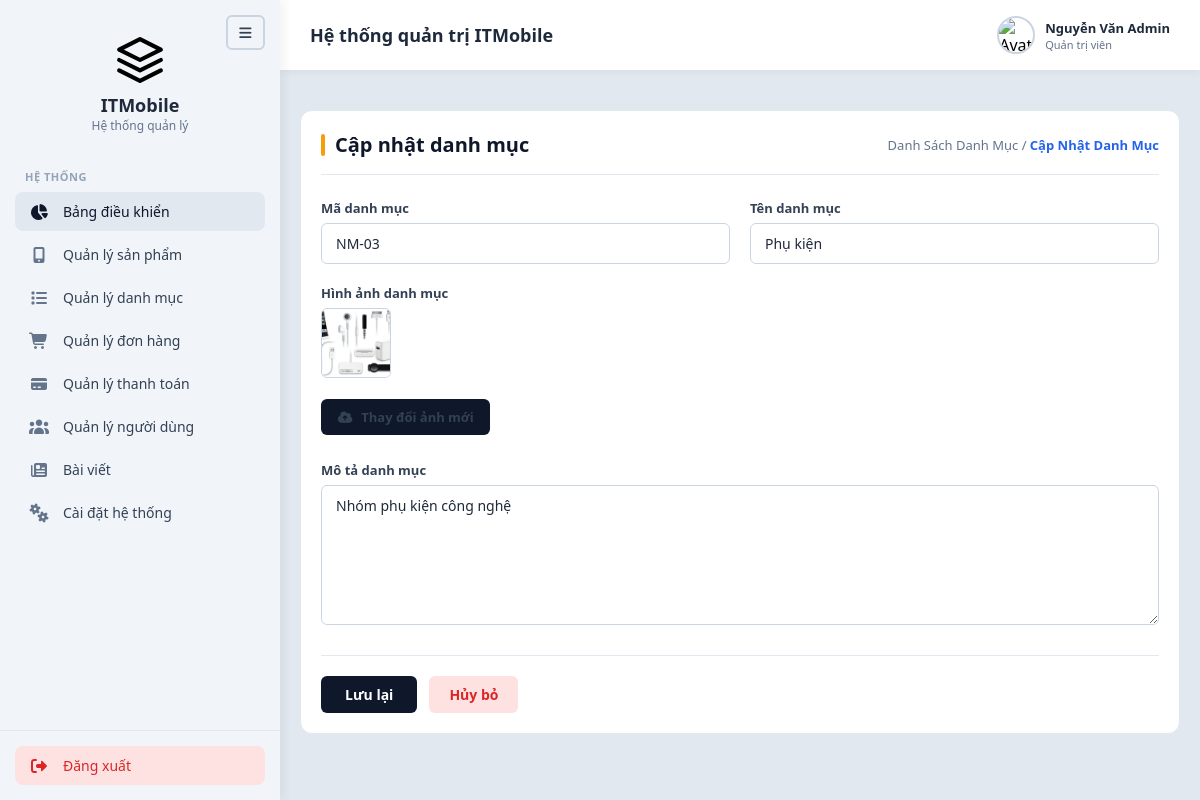
The app's page /Web_site/admin/capnhatdm.php?id=3 (signed in) with its own data.
### tables this page shows
CREATE TABLE categories (
    id             INT AUTO_INCREMENT PRIMARY KEY,
    category_code  VARCHAR(20)  NOT NULL UNIQUE,          
    parent_id      INT DEFAULT NULL,
    name           VARCHAR(100) NOT NULL,
    slug           VARCHAR(100) NOT NULL UNIQUE,
    icon           VARCHAR(50),                           
    image          VARCHAR(255),                          
    description    TEXT,                                  
    sort_order     INT DEFAULT 0,
    status         TINYINT(1) DEFAULT 1,
    FOREIGN KEY (parent_id) REFERENCES categories(id) ON DELETE SET NULL
);

### Web_site/admin/xyly/xuly.php (called while the page is built, shortened)
<?php
class xuly extends csdltmdt
{
    public function xuatdulieu($sql)
    {
        $arr = array();
        $link = $this->connect();
        if ($link) {
            $result = $link->query($sql);
            if ($result && $result->num_rows > 0) {
                while ($row = $result->fetch_assoc()) {
                    $arr[] = $row;
                }
            }
        }
        return $arr;
    }
}

### Web_site/admin/capnhatdm.php (the view, shortened to what this page needs)
<?php
include("xyly/xuly.php");
$p = new xuly();
if (isset($_REQUEST['id'])) {
    $layid = intval($_REQUEST['id']);
    $danhmuc_info = $p->xuatdulieu("SELECT * FROM categories WHERE id='$layid' LIMIT 1");
    if (!empty($danhmuc_info)) {
        $lay_code = $danhmuc_info[0]['category_code'];
        $lay_name = $danhmuc_info[0]['name'];
        $lay_desc = $danhmuc_info[0]['description'];
        $lay_img  = $danhmuc_info[0]['image'];
    } else {
        $layid = 0;
        $lay_code = '';
        $lay_name = '';
        $lay_desc = '';
        $lay_img = '';
    }
} else {
    $layid = 0;
    $lay_code = '';
    $lay_name = '';
    $lay_desc = '';
    $lay_img = '';
}
include("includes/header.php");
include("includes/sidebar.php");
include("includes/navbar.php");
?>
<main class="main-content" style="margin-top: 20px;">
    <div class="form-scroll-container" style="background-color: white; padding: 20px; border-radius: 12px;">
        <div class="product-header-wrap">
            <div class="product-title-area">
                <h1>Cập nhật danh mục</h1>
            </div>
            <div class="product-breadcrumb">
                <a href="<?php echo BASE_URL; ?>/danhsachdanhmuc.php">Danh Sách Danh Mục</a> / <span>Cập Nhật Danh Mục</span>
            </div>
        </div>
        <form id="updateCategoryForm" action="" method="POST" enctype="multipart/form-data">
            <div class="product-form-grid">
                <div class="product-field-group">
                    <label>Mã danh mục</label>
                    <input type="text" name="category_code" class="product-input" value="<?php echo htmlspecialchars($lay_code); ?>" readonly style="background-color: #f1f5f9; cursor: not-allowed;">
                </div>
                <div class="product-field-group">
                    <label>Tên danh mục</label>
                    <input type="text" name="category_name" class="product-input" value="<?php echo htmlspecialchars($lay_name); ?>" placeholder="Nhập tên danh mục..." required>
                </div>
                <div class="product-field-group span-4">
                    <label>Hình ảnh danh mục</label>
                    <div style="margin-bottom: 10px;">
                        <?php if (!empty($lay_img)): ?>
                            <img src="../uploads/anhdanhmuc/<?php echo htmlspecialchars($lay_img); ?>" alt="Category Image" class="product-img" style="width: 70px; height: 70px; object-fit: cover; border-radius: 6px; border: 1px solid #cbd5e1;">
                        <?php else: ?>
                            <span style="color: #64748b; font-style: italic;">Chưa có hình ảnh</span>
                        <?php endif; ?>
                    </div>
                    <label class="btn-file-upload">
                        <i class="fa-solid fa-cloud-arrow-up"></i> Thay đổi ảnh mới
                    </label>
                </div>
                <div class="product-field-group span-4">
                    <label>Mô tả danh mục</label>
                    <textarea name="description" class="product-input" placeholder="Nhập mô tả chi tiết danh mục..."><?php echo htmlspecialchars($lay_desc); ?></textarea>
                </div>
            </div>
            <div class="product-form-actions">
                <button type="submit" class="btn-submit-save">
                    Lưu lại
                </button>
                <a href="<?php echo BASE_URL; ?>/danhsachdanhmuc.php" class="btn-submit-cancel nutHuy"
                    data-type="danh mục"
                    data-redirect="<?php echo BASE_URL; ?>/danhsachdanhmuc.php">
                    Hủy bỏ
                </a>
            </div>
        </form>
    </div>
</main>
<?php
include("includes/footer.php");
?>

### Web_site/admin/assets/CSS/style.css (style rules this page uses)
* { margin: 0; padding: 0; box-sizing: border-box; font-family: 'Segoe UI', Tahoma, Geneva, Verdana, sans-serif; height: auto; }
html, body { height: auto !important; min-height: 100%; overflow-y: auto !important; overflow-x: hidden; }
body { background-color: #e2e8f0; display: flex; height: 100%; overflow: hidden; }

### Web_site/admin/assets/CSS/stylemain.css (style rules this page uses)
.main-content { padding: 20px; font-family: inherit; box-sizing: border-box; height: calc(100vh - 70px); overflow-y: auto; overflow-x: hidden; }
.product-img { width: 42px; height: 42px; border-radius: 8px; object-fit: cover; border: 1px solid #e2e8f0; }
.form-scroll-container { background-color: white; padding: 30px; border-radius: 12px; max-height: calc(100vh - 140px); overflow-y: auto; overflow-x: hidden; -webkit-overflow-scrolling: touch; border: 1px solid #e2e8f0; }
.product-header-wrap { display: flex; justify-content: space-between; align-items: center; margin-bottom: 24px; padding-bottom: 16px; border-bottom: 1px solid #e2e8f0; }
.product-title-area { display: flex; align-items: center; gap: 10px; }
.product-title-area::before { content: ""; width: 4px; height: 22px; background-color: #f59e0b; border-radius: 2px; }
.product-title-area h1 { font-size: 20px; font-weight: 700; color: #0f172a; margin: 0; }
.product-breadcrumb { font-size: 13px; color: #64748b; }
.product-breadcrumb a { color: #64748b; text-decoration: none; }
.product-breadcrumb span { color: #2563eb; font-weight: 600; }
.product-form-grid { display: grid; grid-template-columns: repeat(4, 1fr); gap: 20px; margin-bottom: 20px; }
.product-field-group { display: flex; flex-direction: column; gap: 6px; }
.product-field-group.span-4 { grid-column: span 4; }
.product-field-group label { font-size: 13px; font-weight: 600; color: #334155; }
.product-input, select.product-input, textarea.product-input { width: 100%; padding: 10px 14px; border: 1px solid #cbd5e1; border-radius: 6px; font-size: 14px; color: #1e293b; background-color: #ffffff !important; outline: none; transition: border-color 0.2s, box-shadow 0.2s; }
textarea.product-input { resize: vertical; min-height: 140px; }
.btn-file-upload { display: inline-flex; align-items: center; gap: 8px; background-color: #0f172a; color: #ffffff; padding: 9px 16px; border-radius: 6px; font-size: 13px; font-weight: 600; border: none; cursor: pointer; text-decoration: none; transition: background-color 0.2s; width: fit-content; }
.product-form-actions { display: flex; gap: 12px; margin-top: 30px; padding-top: 20px; border-top: 1px solid #e2e8f0; }
.btn-submit-save { background-color: #0f172a; color: #ffffff; padding: 9px 24px; border-radius: 6px; font-size: 14px; font-weight: 600; border: none; cursor: pointer; transition: background-color 0.2s; }
.btn-submit-cancel { background-color: #fee2e2; color: #dc2626; padding: 9px 20px; border-radius: 6px; font-size: 14px; font-weight: 600; border: none; cursor: pointer; text-decoration: none; transition: background-color 0.2s; display: inline-flex; align-items: center; justify-content: center; }
@media screen and (max-width: 1200px) { .product-form-grid { grid-template-columns: repeat(2, 1fr); } }
@media screen and (max-width: 1200px) { .product-field-group.span-2, .product-field-group.span-4 { grid-column: span 2; } }

### records on screen
categories: category_code "NM-03", category_name "Phụ kiện", image (picture), description "Nhóm phụ kiện công nghệ"
